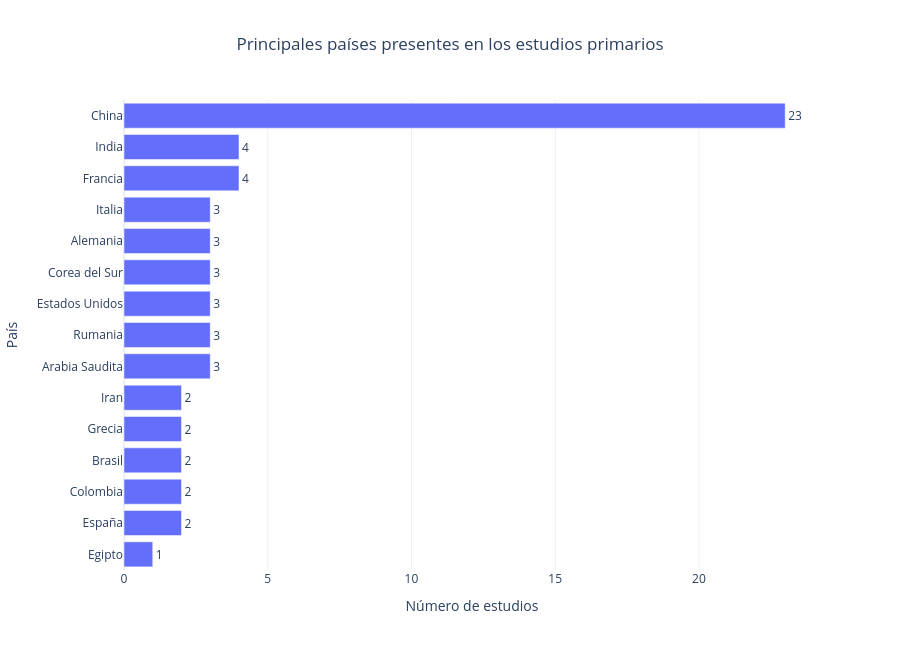

Notebook code for this chart:
### Code cell
# ============================================================
# CELDA 12
# Gráfico de países con mayor número de estudios
# ============================================================

top_paises = reporte_paises.head(15).copy()

fig = px.bar(
    top_paises.sort_values("Estudios"),
    x="Estudios",
    y="País",
    orientation="h",
    text="Estudios",
    title="Principales países presentes en los estudios primarios",
    labels={
        "Estudios": "Número de estudios",
        "País": "País"
    }
)

fig.update_traces(
    textposition="outside"
)

fig.update_layout(
    template="plotly_white",
    title_x=0.5,
    height=650
)

fig.show()

### Figure 1 — Plotly figure (JSON) as saved in the notebook; plotly's stock layout.template omitted (floating-point values rounded to 4 significant figures)
{"data": [{"hovertemplate": "Número de estudios=%{text}<br>País=%{y}<extra></extra>", "legendgroup": "", "marker": {"color": "#636efa", "pattern": {"shape": ""}}, "name": "", "orientation": "h", "showlegend": false, "text": [1.0, 2.0, 2.0, 2.0, 2.0, 2.0, 3.0, 3.0, 3.0, 3.0, 3.0, 3.0, 4.0, 4.0, 23.0], "textposition": "outside", "type": "bar", "x": [1, 2, 2, 2, 2, 2, 3, 3, 3, 3, 3, 3, 4, 4, 23], "xaxis": "x", "y": ["Egipto", "España", "Colombia", "Brasil", "Grecia", "Iran", "Arabia Saudita", "Rumania", "Estados Unidos", "Corea del Sur", "Alemania", "Italia", "Francia", "India", "China"], "yaxis": "y"}], "layout": {"barmode": "relative", "height": 650, "legend": {"tracegroupgap": 0}, "title": {"text": "Principales países presentes en los estudios primarios", "x": 0.5}, "xaxis": {"anchor": "y", "domain": [0, 1], "title": {"text": "Número de estudios"}}, "yaxis": {"anchor": "x", "domain": [0, 1], "title": {"text": "País"}}}}
